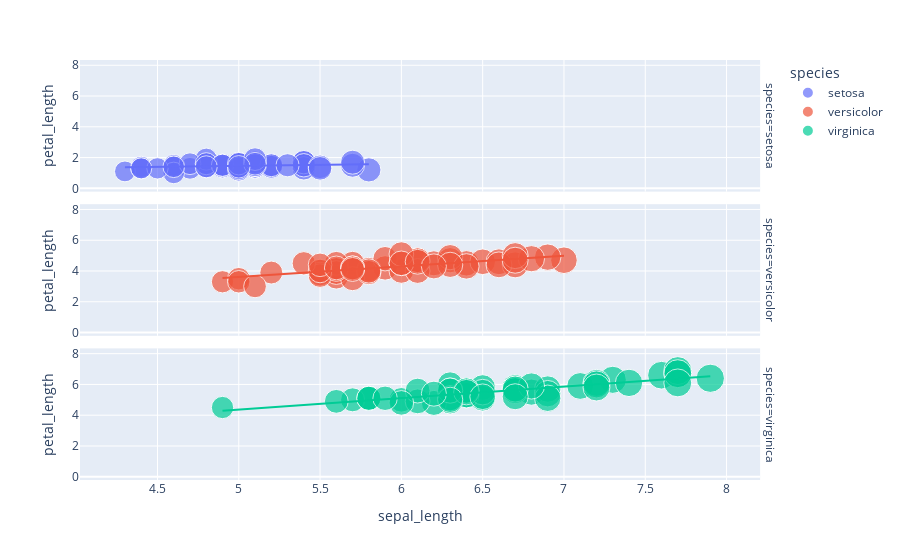

Notebook cell for this chart:
### Markdown cell above
### Scatter

### Code cell
fig = px.scatter(iris, 
                 x='sepal_length',
                 y='petal_length',
                 size='sepal_length',
                 color='species',
#                  range_x=[4, 8], # 보여줄 축의 범위
#                  range_y=[0, 7],
#                  marginal_y="violin", # 각 축의 통계 분포 데이터
#                  marginal_x="box", 
                 hover_data=['sepal_width', 'petal_width'], # 마우스 호버링 시 표시되는 데이터
                 hover_name='species',
#                  trendline="ols", # 회귀선
#                  facet_col='species',
                 facet_row='species',
            )
fig.show()

### Figure 1 — Plotly figure (JSON) as saved in the notebook; plotly's stock layout.template omitted (floating-point values rounded to 4 significant figures)
{"data": [{"customdata": [[3.5, 0.2], [3, 0.2], [3.2, 0.2], [3.1, 0.2], [3.6, 0.2], [3.9, 0.4], [3.4, 0.3], [3.4, 0.2], [2.9, 0.2], [3.1, 0.1], [3.7, 0.2], [3.4, 0.2], [3, 0.1], [3, 0.1], [4, 0.2], [4.4, 0.4], [3.9, 0.4], [3.5, 0.3], [3.8, 0.3], [3.8, 0.3], [3.4, 0.2], [3.7, 0.4], [3.6, 0.2], [3.3, 0.5], [3.4, 0.2], [3, 0.2], [3.4, 0.4], [3.5, 0.2], [3.4, 0.2], [3.2, 0.2], [3.1, 0.2], [3.4, 0.4], [4.1, 0.1], [4.2, 0.2], [3.1, 0.1], [3.2, 0.2], [3.5, 0.2], [3.1, 0.1], [3, 0.2], [3.4, 0.2], [3.5, 0.3], [2.3, 0.3], [3.2, 0.2], [3.5, 0.6], [3.8, 0.4], [3, 0.3], [3.8, 0.2], [3.2, 0.2], [3.7, 0.2], [3.3, 0.2]], "hovertemplate": "<b>%{hovertext}</b><br><br>species=setosa<br>sepal_length=%{marker.size}<br>petal_length=%{y}<br>sepal_width=%{customdata[0]}<br>petal_width=%{customdata[1]}<extra></extra>", "hovertext": ["setosa", "setosa", "setosa", "setosa", "setosa", "setosa", "setosa", "setosa", "setosa", "setosa", "setosa", "setosa", "setosa", "setosa", "setosa", "setosa", "setosa", "setosa", "setosa", "setosa", "setosa", "setosa", "setosa", "setosa", "setosa", "setosa", "setosa", "setosa", "setosa", "setosa", "setosa", "setosa", "setosa", "setosa", "setosa", "setosa", "setosa", "setosa", "setosa", "setosa", "setosa", "setosa", "setosa", "setosa", "setosa", "setosa", "setosa", "setosa", "setosa", "setosa"], "legendgroup": "setosa", "marker": {"color": "#636efa", "size": [5.1, 4.9, 4.7, 4.6, 5, 5.4, 4.6, 5, 4.4, 4.9, 5.4, 4.8, 4.8, 4.3, 5.8, 5.7, 5.4, 5.1, 5.7, 5.1, 5.4, 5.1, 4.6, 5.1, 4.8, 5, 5, 5.2, 5.2, 4.7, 4.8, 5.4, 5.2, 5.5, 4.9, 5, 5.5, 4.9, 4.4, 5.1, 5, 4.5, 4.4, 5, 5.1, 4.8, 5.1, 4.6, 5.3, 5], "sizemode": "area", "sizeref": 0.01975, "symbol": "circle"}, "mode": "markers", "name": "setosa", "orientation": "v", "showlegend": true, "type": "scatter", "x": [5.1, 4.9, 4.7, 4.6, 5, 5.4, 4.6, 5, 4.4, 4.9, 5.4, 4.8, 4.8, 4.3, 5.8, 5.7, 5.4, 5.1, 5.7, 5.1, 5.4, 5.1, 4.6, 5.1, 4.8, 5, 5, 5.2, 5.2, 4.7, 4.8, 5.4, 5.2, 5.5, 4.9, 5, 5.5, 4.9, 4.4, 5.1, 5, 4.5, 4.4, 5, 5.1, 4.8, 5.1, 4.6, 5.3, 5], "xaxis": "x3", "y": [1.4, 1.4, 1.3, 1.5, 1.4, 1.7, 1.4, 1.5, 1.4, 1.5, 1.5, 1.6, 1.4, 1.1, 1.2, 1.5, 1.3, 1.4, 1.7, 1.5, 1.7, 1.5, 1, 1.7, 1.9, 1.6, 1.6, 1.5, 1.4, 1.6, 1.6, 1.5, 1.5, 1.4, 1.5, 1.2, 1.3, 1.5, 1.3, 1.5, 1.3, 1.3, 1.3, 1.6, 1.9, 1.4, 1.6, 1.4, 1.5, 1.4], "yaxis": "y3"}, {"hovertemplate": "<b>OLS trendline</b><br>petal_length = 0.129891 * sepal_length + 0.813768<br>R<sup>2</sup>=0.069630<br><br>species=setosa<br>sepal_length=%{x}<br>petal_length=%{y} <b>(trend)</b><extra></extra>", "legendgroup": "setosa", "marker": {"color": "#636efa", "symbol": "circle"}, "mode": "lines", "name": "setosa", "showlegend": false, "type": "scatter", "x": [4.3, 4.4, 4.4, 4.4, 4.5, 4.6, 4.6, 4.6, 4.6, 4.7, 4.7, 4.8, 4.8, 4.8, 4.8, 4.8, 4.9, 4.9, 4.9, 4.9, 5, 5, 5, 5, 5, 5, 5, 5, 5.1, 5.1, 5.1, 5.1, 5.1, 5.1, 5.1, 5.1, 5.2, 5.2, 5.2, 5.3, 5.4, 5.4, 5.4, 5.4, 5.4, 5.5, 5.5, 5.7, 5.7, 5.8], "xaxis": "x3", "y": [1.372, 1.385, 1.385, 1.385, 1.398, 1.411, 1.411, 1.411, 1.411, 1.424, 1.424, 1.437, 1.437, 1.437, 1.437, 1.437, 1.45, 1.45, 1.45, 1.45, 1.463, 1.463, 1.463, 1.463, 1.463, 1.463, 1.463, 1.463, 1.476, 1.476, 1.476, 1.476, 1.476, 1.476, 1.476, 1.476, 1.489, 1.489, 1.489, 1.502, 1.515, 1.515, 1.515, 1.515, 1.515, 1.528, 1.528, 1.554, 1.554, 1.567], "yaxis": "y3"}, {"customdata": [[3.2, 1.4], [3.2, 1.5], [3.1, 1.5], [2.3, 1.3], [2.8, 1.5], [2.8, 1.3], [3.3, 1.6], [2.4, 1], [2.9, 1.3], [2.7, 1.4], [2, 1], [3, 1.5], [2.2, 1], [2.9, 1.4], [2.9, 1.3], [3.1, 1.4], [3, 1.5], [2.7, 1], [2.2, 1.5], [2.5, 1.1], [3.2, 1.8], [2.8, 1.3], [2.5, 1.5], [2.8, 1.2], [2.9, 1.3], [3, 1.4], [2.8, 1.4], [3, 1.7], [2.9, 1.5], [2.6, 1], [2.4, 1.1], [2.4, 1], [2.7, 1.2], [2.7, 1.6], [3, 1.5], [3.4, 1.6], [3.1, 1.5], [2.3, 1.3], [3, 1.3], [2.5, 1.3], [2.6, 1.2], [3, 1.4], [2.6, 1.2], [2.3, 1], [2.7, 1.3], [3, 1.2], [2.9, 1.3], [2.9, 1.3], [2.5, 1.1], [2.8, 1.3]], "hovertemplate": "<b>%{hovertext}</b><br><br>species=versicolor<br>sepal_length=%{marker.size}<br>petal_length=%{y}<br>sepal_width=%{customdata[0]}<br>petal_width=%{customdata[1]}<extra></extra>", "hovertext": ["versicolor", "versicolor", "versicolor", "versicolor", "versicolor", "versicolor", "versicolor", "versicolor", "versicolor", "versicolor", "versicolor", "versicolor", "versicolor", "versicolor", "versicolor", "versicolor", "versicolor", "versicolor", "versicolor", "versicolor", "versicolor", "versicolor", "versicolor", "versicolor", "versicolor", "versicolor", "versicolor", "versicolor", "versicolor", "versicolor", "versicolor", "versicolor", "versicolor", "versicolor", "versicolor", "versicolor", "versicolor", "versicolor", "versicolor", "versicolor", "versicolor", "versicolor", "versicolor", "versicolor", "versicolor", "versicolor", "versicolor", "versicolor", "versicolor", "versicolor"], "legendgroup": "versicolor", "marker": {"color": "#EF553B", "size": [7, 6.4, 6.9, 5.5, 6.5, 5.7, 6.3, 4.9, 6.6, 5.2, 5, 5.9, 6, 6.1, 5.6, 6.7, 5.6, 5.8, 6.2, 5.6, 5.9, 6.1, 6.3, 6.1, 6.4, 6.6, 6.8, 6.7, 6, 5.7, 5.5, 5.5, 5.8, 6, 5.4, 6, 6.7, 6.3, 5.6, 5.5, 5.5, 6.1, 5.8, 5, 5.6, 5.7, 5.7, 6.2, 5.1, 5.7], "sizemode": "area", "sizeref": 0.01975, "symbol": "circle"}, "mode": "markers", "name": "versicolor", "orientation": "v", "showlegend": true, "type": "scatter", "x": [7, 6.4, 6.9, 5.5, 6.5, 5.7, 6.3, 4.9, 6.6, 5.2, 5, 5.9, 6, 6.1, 5.6, 6.7, 5.6, 5.8, 6.2, 5.6, 5.9, 6.1, 6.3, 6.1, 6.4, 6.6, 6.8, 6.7, 6, 5.7, 5.5, 5.5, 5.8, 6, 5.4, 6, 6.7, 6.3, 5.6, 5.5, 5.5, 6.1, 5.8, 5, 5.6, 5.7, 5.7, 6.2, 5.1, 5.7], "xaxis": "x2", "y": [4.7, 4.5, 4.9, 4, 4.6, 4.5, 4.7, 3.3, 4.6, 3.9, 3.5, 4.2, 4, 4.7, 3.6, 4.4, 4.5, 4.1, 4.5, 3.9, 4.8, 4, 4.9, 4.7, 4.3, 4.4, 4.8, 5, 4.5, 3.5, 3.8, 3.7, 3.9, 5.1, 4.5, 4.5, 4.7, 4.4, 4.1, 4, 4.4, 4.6, 4, 3.3, 4.2, 4.2, 4.2, 4.3, 3, 4.1], "yaxis": "y2"}, {"hovertemplate": "<b>OLS trendline</b><br>petal_length = 0.68647 * sepal_length + 0.185116<br>R<sup>2</sup>=0.568590<br><br>species=versicolor<br>sepal_length=%{x}<br>petal_length=%{y} <b>(trend)</b><extra></extra>", "legendgroup": "versicolor", "marker": {"color": "#EF553B", "symbol": "circle"}, "mode": "lines", "name": "versicolor", "showlegend": false, "type": "scatter", "x": [4.9, 5, 5, 5.1, 5.2, 5.4, 5.5, 5.5, 5.5, 5.5, 5.5, 5.6, 5.6, 5.6, 5.6, 5.6, 5.7, 5.7, 5.7, 5.7, 5.7, 5.8, 5.8, 5.8, 5.9, 5.9, 6, 6, 6, 6, 6.1, 6.1, 6.1, 6.1, 6.2, 6.2, 6.3, 6.3, 6.3, 6.4, 6.4, 6.5, 6.6, 6.6, 6.7, 6.7, 6.7, 6.8, 6.9, 7], "xaxis": "x2", "y": [3.549, 3.617, 3.617, 3.686, 3.755, 3.892, 3.961, 3.961, 3.961, 3.961, 3.961, 4.029, 4.029, 4.029, 4.029, 4.029, 4.098, 4.098, 4.098, 4.098, 4.098, 4.167, 4.167, 4.167, 4.235, 4.235, 4.304, 4.304, 4.304, 4.304, 4.373, 4.373, 4.373, 4.373, 4.441, 4.441, 4.51, 4.51, 4.51, 4.579, 4.579, 4.647, 4.716, 4.716, 4.784, 4.784, 4.784, 4.853, 4.922, 4.99], "yaxis": "y2"}, {"customdata": [[3.3, 2.5], [2.7, 1.9], [3, 2.1], [2.9, 1.8], [3, 2.2], [3, 2.1], [2.5, 1.7], [2.9, 1.8], [2.5, 1.8], [3.6, 2.5], [3.2, 2], [2.7, 1.9], [3, 2.1], [2.5, 2], [2.8, 2.4], [3.2, 2.3], [3, 1.8], [3.8, 2.2], [2.6, 2.3], [2.2, 1.5], [3.2, 2.3], [2.8, 2], [2.8, 2], [2.7, 1.8], [3.3, 2.1], [3.2, 1.8], [2.8, 1.8], [3, 1.8], [2.8, 2.1], [3, 1.6], [2.8, 1.9], [3.8, 2], [2.8, 2.2], [2.8, 1.5], [2.6, 1.4], [3, 2.3], [3.4, 2.4], [3.1, 1.8], [3, 1.8], [3.1, 2.1], [3.1, 2.4], [3.1, 2.3], [2.7, 1.9], [3.2, 2.3], [3.3, 2.5], [3, 2.3], [2.5, 1.9], [3, 2], [3.4, 2.3], [3, 1.8]], "hovertemplate": "<b>%{hovertext}</b><br><br>species=virginica<br>sepal_length=%{marker.size}<br>petal_length=%{y}<br>sepal_width=%{customdata[0]}<br>petal_width=%{customdata[1]}<extra></extra>", "hovertext": ["virginica", "virginica", "virginica", "virginica", "virginica", "virginica", "virginica", "virginica", "virginica", "virginica", "virginica", "virginica", "virginica", "virginica", "virginica", "virginica", "virginica", "virginica", "virginica", "virginica", "virginica", "virginica", "virginica", "virginica", "virginica", "virginica", "virginica", "virginica", "virginica", "virginica", "virginica", "virginica", "virginica", "virginica", "virginica", "virginica", "virginica", "virginica", "virginica", "virginica", "virginica", "virginica", "virginica", "virginica", "virginica", "virginica", "virginica", "virginica", "virginica", "virginica"], "legendgroup": "virginica", "marker": {"color": "#00cc96", "size": [6.3, 5.8, 7.1, 6.3, 6.5, 7.6, 4.9, 7.3, 6.7, 7.2, 6.5, 6.4, 6.8, 5.7, 5.8, 6.4, 6.5, 7.7, 7.7, 6, 6.9, 5.6, 7.7, 6.3, 6.7, 7.2, 6.2, 6.1, 6.4, 7.2, 7.4, 7.9, 6.4, 6.3, 6.1, 7.7, 6.3, 6.4, 6, 6.9, 6.7, 6.9, 5.8, 6.8, 6.7, 6.7, 6.3, 6.5, 6.2, 5.9], "sizemode": "area", "sizeref": 0.01975, "symbol": "circle"}, "mode": "markers", "name": "virginica", "orientation": "v", "showlegend": true, "type": "scatter", "x": [6.3, 5.8, 7.1, 6.3, 6.5, 7.6, 4.9, 7.3, 6.7, 7.2, 6.5, 6.4, 6.8, 5.7, 5.8, 6.4, 6.5, 7.7, 7.7, 6, 6.9, 5.6, 7.7, 6.3, 6.7, 7.2, 6.2, 6.1, 6.4, 7.2, 7.4, 7.9, 6.4, 6.3, 6.1, 7.7, 6.3, 6.4, 6, 6.9, 6.7, 6.9, 5.8, 6.8, 6.7, 6.7, 6.3, 6.5, 6.2, 5.9], "xaxis": "x", "y": [6, 5.1, 5.9, 5.6, 5.8, 6.6, 4.5, 6.3, 5.8, 6.1, 5.1, 5.3, 5.5, 5, 5.1, 5.3, 5.5, 6.7, 6.9, 5, 5.7, 4.9, 6.7, 4.9, 5.7, 6, 4.8, 4.9, 5.6, 5.8, 6.1, 6.4, 5.6, 5.1, 5.6, 6.1, 5.6, 5.5, 4.8, 5.4, 5.6, 5.1, 5.1, 5.9, 5.7, 5.2, 5, 5.2, 5.4, 5.1], "yaxis": "y"}, {"hovertemplate": "<b>OLS trendline</b><br>petal_length = 0.750081 * sepal_length + 0.610468<br>R<sup>2</sup>=0.746884<br><br>species=virginica<br>sepal_length=%{x}<br>petal_length=%{y} <b>(trend)</b><extra></extra>", "legendgroup": "virginica", "marker": {"color": "#00cc96", "symbol": "circle"}, "mode": "lines", "name": "virginica", "showlegend": false, "type": "scatter", "x": [4.9, 5.6, 5.7, 5.8, 5.8, 5.8, 5.9, 6, 6, 6.1, 6.1, 6.2, 6.2, 6.3, 6.3, 6.3, 6.3, 6.3, 6.3, 6.4, 6.4, 6.4, 6.4, 6.4, 6.5, 6.5, 6.5, 6.5, 6.7, 6.7, 6.7, 6.7, 6.7, 6.8, 6.8, 6.9, 6.9, 6.9, 7.1, 7.2, 7.2, 7.2, 7.3, 7.4, 7.6, 7.7, 7.7, 7.7, 7.7, 7.9], "xaxis": "x", "y": [4.286, 4.811, 4.886, 4.961, 4.961, 4.961, 5.036, 5.111, 5.111, 5.186, 5.186, 5.261, 5.261, 5.336, 5.336, 5.336, 5.336, 5.336, 5.336, 5.411, 5.411, 5.411, 5.411, 5.411, 5.486, 5.486, 5.486, 5.486, 5.636, 5.636, 5.636, 5.636, 5.636, 5.711, 5.711, 5.786, 5.786, 5.786, 5.936, 6.011, 6.011, 6.011, 6.086, 6.161, 6.311, 6.386, 6.386, 6.386, 6.386, 6.536], "yaxis": "y"}], "layout": {"annotations": [{"font": {}, "showarrow": false, "text": "species=virginica", "textangle": 90, "x": 0.98, "xanchor": "left", "xref": "paper", "y": 0.1567, "yanchor": "middle", "yref": "paper"}, {"font": {}, "showarrow": false, "text": "species=versicolor", "textangle": 90, "x": 0.98, "xanchor": "left", "xref": "paper", "y": 0.5, "yanchor": "middle", "yref": "paper"}, {"font": {}, "showarrow": false, "text": "species=setosa", "textangle": 90, "x": 0.98, "xanchor": "left", "xref": "paper", "y": 0.8433, "yanchor": "middle", "yref": "paper"}], "legend": {"itemsizing": "constant", "title": {"text": "species"}, "tracegroupgap": 0}, "margin": {"t": 60}, "xaxis": {"anchor": "y", "domain": [0, 0.98], "title": {"text": "sepal_length"}}, "xaxis2": {"anchor": "y2", "domain": [0, 0.98], "matches": "x", "showticklabels": false}, "xaxis3": {"anchor": "y3", "domain": [0, 0.98], "matches": "x", "showticklabels": false}, "yaxis": {"anchor": "x", "domain": [0, 0.3133], "title": {"text": "petal_length"}}, "yaxis2": {"anchor": "x2", "domain": [0.3433, 0.6567], "matches": "y", "title": {"text": "petal_length"}}, "yaxis3": {"anchor": "x3", "domain": [0.6867, 1.0], "matches": "y", "title": {"text": "petal_length"}}}}
